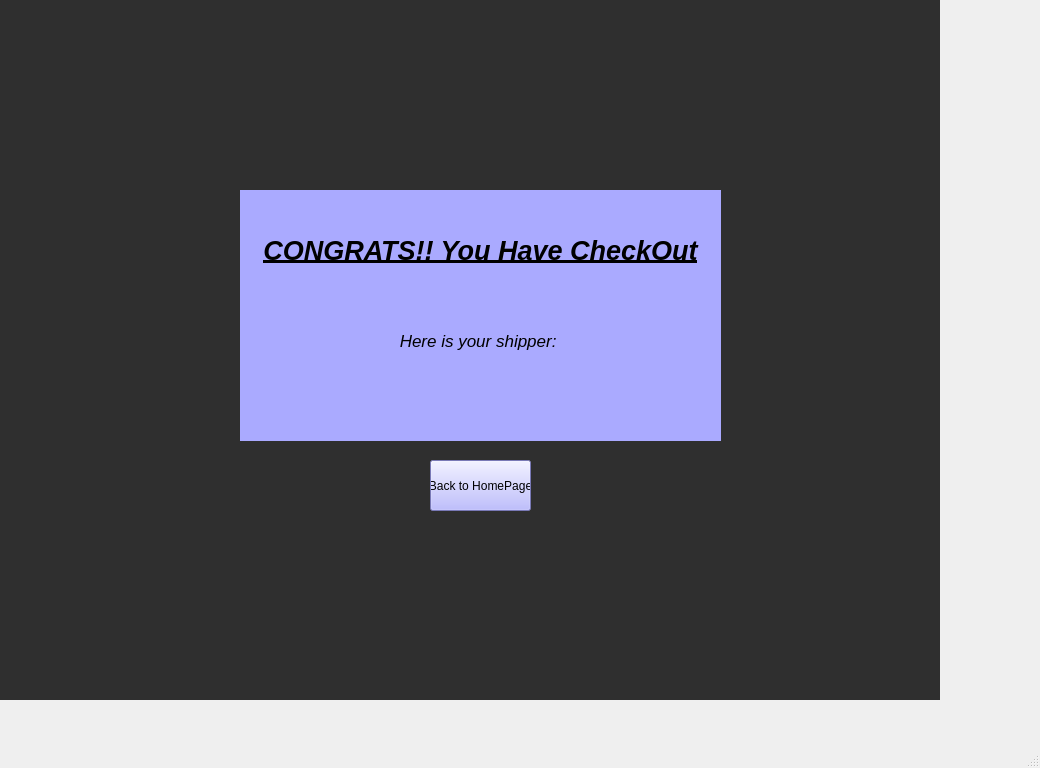
<?xml version="1.0" encoding="UTF-8"?>
<ui version="4.0">
 <class>MainWindow</class>
 <widget class="QMainWindow" name="MainWindow">
  <property name="geometry">
   <rect>
    <x>0</x>
    <y>0</y>
    <width>1040</width>
    <height>768</height>
   </rect>
  </property>
  <property name="windowTitle">
   <string>MainWindow</string>
  </property>
  <widget class="QWidget" name="centralwidget">
   <widget class="QLabel" name="label_6">
    <property name="geometry">
     <rect>
      <x>0</x>
      <y>0</y>
      <width>940</width>
      <height>700</height>
     </rect>
    </property>
    <property name="styleSheet">
     <string notr="true">background-color: rgb(255, 85, 255);
background-color: rgba(47, 47, 47, 255);
</string>
    </property>
    <property name="text">
     <string/>
    </property>
   </widget>
   <widget class="QLabel" name="label_7">
    <property name="geometry">
     <rect>
      <x>240</x>
      <y>190</y>
      <width>481</width>
      <height>121</height>
     </rect>
    </property>
    <property name="font">
     <font>
      <pointsize>20</pointsize>
      <weight>75</weight>
      <italic>true</italic>
      <bold>true</bold>
      <underline>true</underline>
     </font>
    </property>
    <property name="styleSheet">
     <string notr="true">background-color: rgb(170, 170, 255);</string>
    </property>
    <property name="text">
     <string>CONGRATS!! You Have CheckOut</string>
    </property>
    <property name="alignment">
     <set>Qt::AlignCenter</set>
    </property>
   </widget>
   <widget class="QLabel" name="label_8">
    <property name="geometry">
     <rect>
      <x>240</x>
      <y>310</y>
      <width>481</width>
      <height>61</height>
     </rect>
    </property>
    <property name="font">
     <font>
      <pointsize>13</pointsize>
      <italic>true</italic>
     </font>
    </property>
    <property name="styleSheet">
     <string notr="true">
background-color: rgb(170, 170, 255);</string>
    </property>
    <property name="text">
     <string>Here is your shipper: </string>
    </property>
    <property name="alignment">
     <set>Qt::AlignCenter</set>
    </property>
   </widget>
   <widget class="QLabel" name="Shipper_Label">
    <property name="geometry">
     <rect>
      <x>240</x>
      <y>370</y>
      <width>481</width>
      <height>71</height>
     </rect>
    </property>
    <property name="font">
     <font>
      <pointsize>13</pointsize>
      <italic>true</italic>
     </font>
    </property>
    <property name="styleSheet">
     <string notr="true">
background-color: rgb(170, 170, 255);</string>
    </property>
    <property name="text">
     <string/>
    </property>
    <property name="alignment">
     <set>Qt::AlignCenter</set>
    </property>
   </widget>
   <widget class="QPushButton" name="HomePage_Button">
    <property name="geometry">
     <rect>
      <x>430</x>
      <y>460</y>
      <width>101</width>
      <height>51</height>
     </rect>
    </property>
    <property name="styleSheet">
     <string notr="true">background-color: rgb(85, 85, 255);
background-color: rgb(170, 170, 255);</string>
    </property>
    <property name="text">
     <string>Back to HomePage</string>
    </property>
   </widget>
  </widget>
  <widget class="QMenuBar" name="menubar">
   <property name="geometry">
    <rect>
     <x>0</x>
     <y>0</y>
     <width>1040</width>
     <height>21</height>
    </rect>
   </property>
  </widget>
  <widget class="QStatusBar" name="statusbar"/>
 </widget>
 <resources/>
 <connections/>
</ui>
